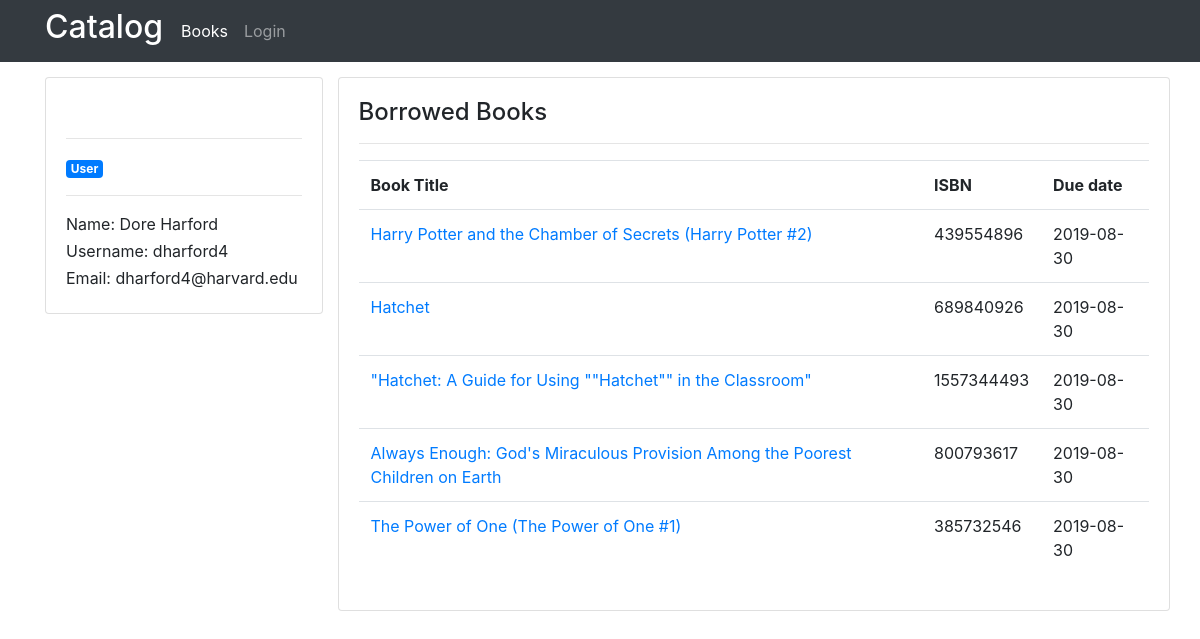
Page /user/dharford4 on the committed database.
### catalog/models.py (models this page shows, shortened)
class User(db.Model, UserMixin):
    BORROW_LIMIT = 4
    id = db.Column(db.Integer, primary_key=True)
    username = db.Column(db.String(30), unique=True, nullable=False)
    first_name = db.Column(db.String(100), nullable=False)
    last_name = db.Column(db.String(100))
    email = db.Column(db.String(100), nullable=False, unique=True)
    password = db.Column(db.String(200), nullable=False)
    is_admin = db.Column(db.Boolean, unique=False, default=False)
    books = db.relationship('Book', backref='borrower', lazy=True)
    num_borrowed_books = db.Column(db.Integer, nullable=False, default=0)
    @property
    def full_name(self):
        return '{} {}'.format(self.first_name, self.last_name)

class Book(db.Model):
    id = db.Column(db.Integer, primary_key=True)
    title = db.Column(db.String(200), nullable=False)
    average_rating = db.Column(db.Float, nullable=False)
    isbn = db.Column(db.String(10), nullable=False, unique=True)
    language = db.Column(db.String(20), nullable=False)
    num_pages = db.Column(db.Integer, nullable=False)
    rating_count = db.Column(db.Integer, nullable=False)
    text_review_count = db.Column(db.Integer, nullable=False)
    description = db.Column(db.String(1000), nullable=False)
    total_count = db.Column(db.Integer, nullable=False)
    is_borrowed = db.Column(db.Boolean, unique=False, default=False)
    borrowed_date = db.Column(db.DateTime, nullable=True)
    user_id = db.Column(db.Integer, db.ForeignKey('user.id'))
    author = db.relationship('Author', secondary=author_mapping, backref=db.backref('book', lazy='dynamic'))
    def next_available(self):
        return (self.borrowed_date + timedelta(days=3)).date()

### catalog/users/routes.py (the view)
@users.route('/user/<string:username>')
def display_profile(username):
    user = User.query.filter_by(username=username).first()
    books = Book.query.filter_by(borrower=user).all()
    return render_template('profile.html', user_details=user, books=books)

### catalog/templates/profile.html (shortened to what this page needs)
{% extends 'nav.html' %}
{% block content %}
<div class="content-container">
    <div class="grid-container grid-row-profile">
        <div class="item-a">
            <div class="card">
                <div class="card-body">
                    <hr>
                    <div>
                        <div>
                            <span class="badge badge-primary">User</span>
                            <hr>
                        </div>
                        <div>
                            <p id="name"><span>Name: </span>{{ user_details.full_name }}</p>
                            <p id="username"><span>Username: </span>{{ user_details.username }}</p>
                            <p id="email"><span>Email: </span>{{ user_details.email }}</p>
                        </div>
                    </div>
                </div>
            </div>
        </div>
        <div>
            <div class="card">
                <div class="card-body">
                    <h4 class="section-header">Borrowed Books</h4>
                    <hr>
                    <table class="table">
                        <thead>
                            <tr>
                                <td><strong>Book Title</strong></td>
                                <td><strong>ISBN</strong></td>
                                <td><strong>Due date</strong></td></td>
                            </tr>
                        </thead>
                        <tbody>
                            {% for book in books %}
                                <tr>
                                    <td><a href="{{ url_for('books.display_book_details', book_id=book.id) }}">{{ book.title }}</a></td>
                                    <td>{{ book.isbn }}</td>
                                    <td>{{ book.next_available() }}</td>
                                </tr>
                            {% endfor %}
                        </tbody>
                    </table>
                </div>
            </div>
        </div>
    </div>
</div>
{% endblock %}

### catalog/static/css/style.css (style rules this page uses)
p { margin-bottom: 3px; }
.content-container { margin-top: 15px; }
.grid-container { display: grid; grid-template-columns: 25% 75%; grid-row-gap: 15px; grid-column-gap: 15px; }
.grid-row-profile { grid-template-rows: auto auto auto; }
.item-a { grid-column-start: 1; grid-column-end: 1; grid-row-start: 1; grid-row-end: 3; }

### rows in the picture
User: full_name "Dore Harford", username "dharford4", email "dharford4@harvard.edu"
Book: title "Harry Potter and the Chamber of Secrets (Harry Potter #2)", isbn "439554896", next_available "2019-08-30"
Book: title "Hatchet", isbn "689840926", next_available "2019-08-30"
Book: title "\"Hatchet: A Guide for Using \"\"Hatchet\"\" in the Classroom\"", isbn "1557344493", next_available "2019-08-30"
Book: title "Always Enough: God's Miraculous Provision Among the Poorest Children on Earth", isbn "800793617", next_available "2019-08-30"
Book: title "The Power of One (The Power of One #1)", isbn "385732546", next_available "2019-08-30"
